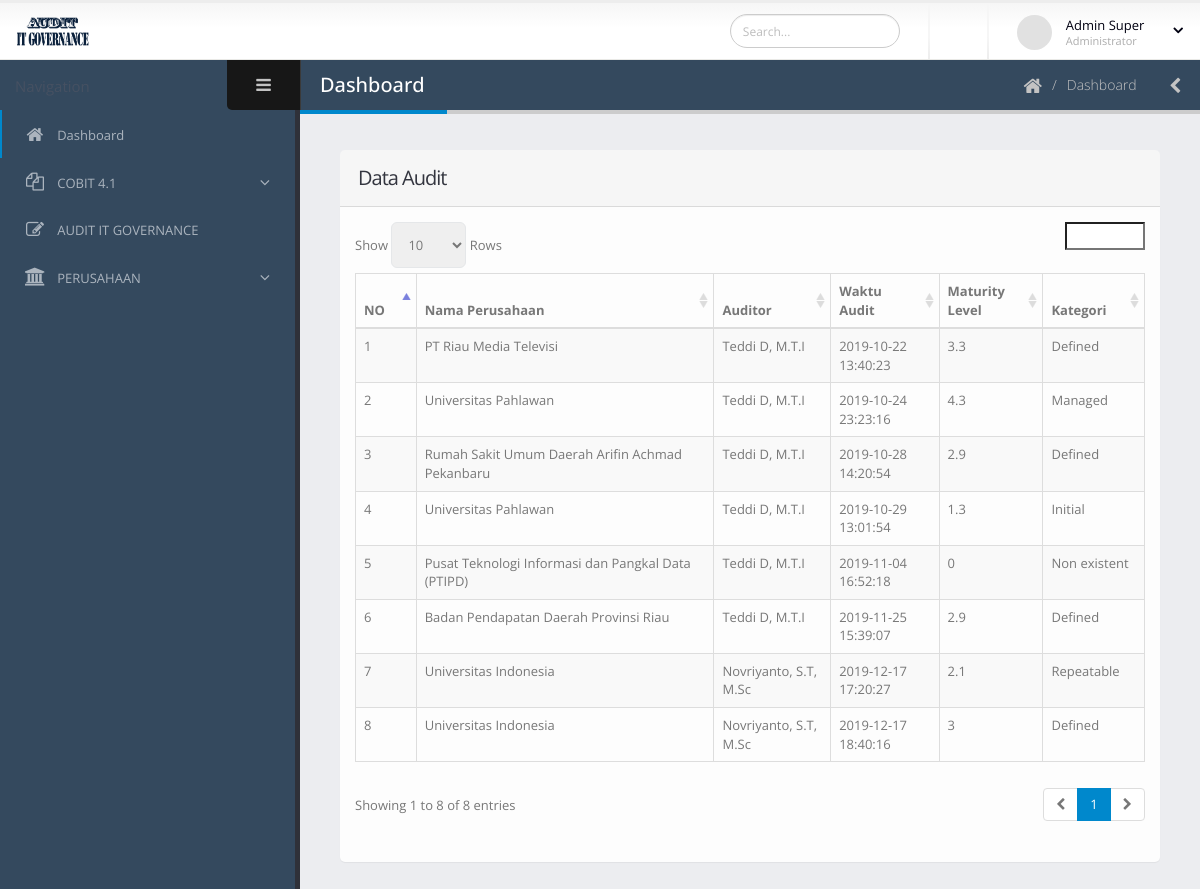
The app's page /index.php/administrator/list_perusahaan1, older data.
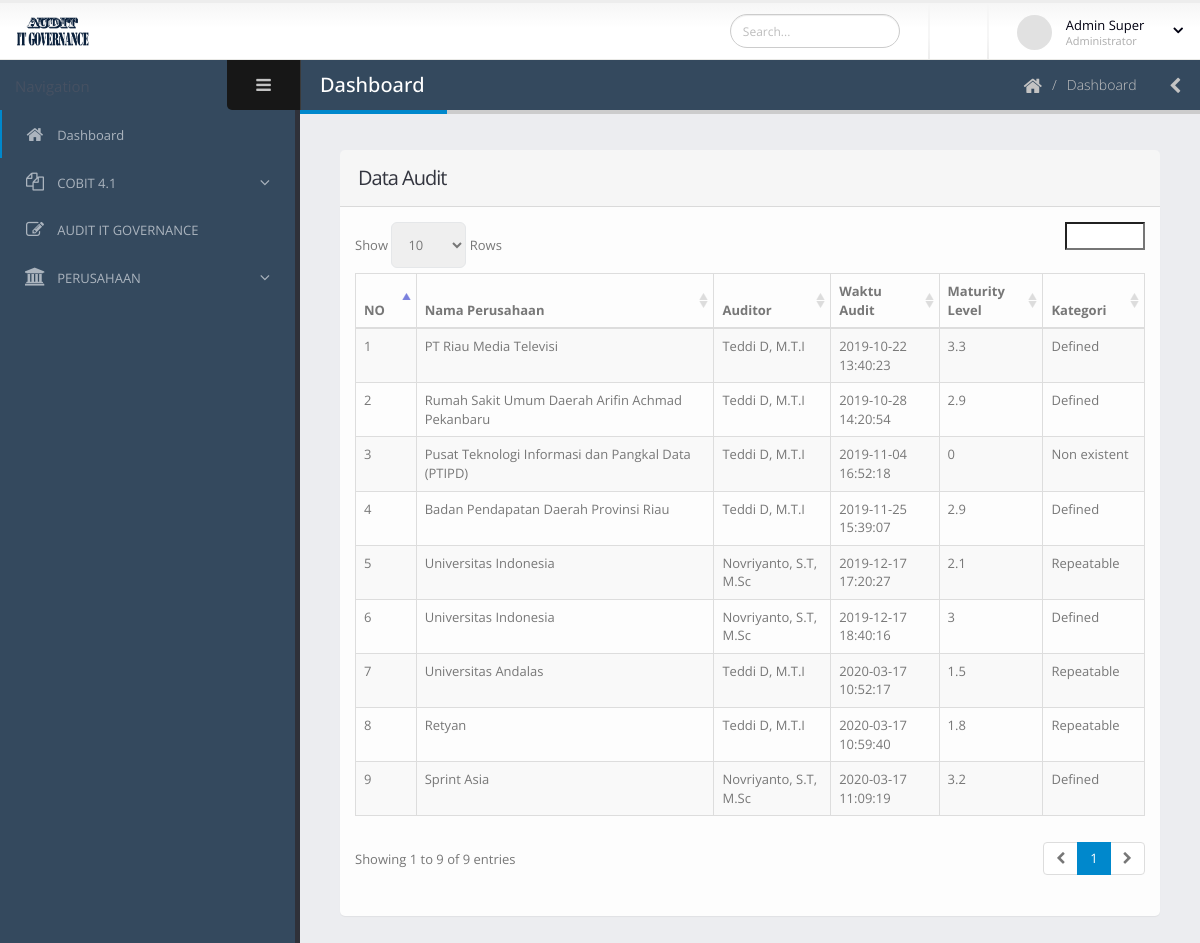
The same page, newer data.
### tables this page shows
CREATE TABLE `cobitisasi` (
  `id_c` int(11) NOT NULL,
  `id_perusahaan` int(11) NOT NULL,
  `indikator` text,
  `misi` text NOT NULL,
  `masalah` text NOT NULL,
  `rid_ITB` varchar(50) DEFAULT NULL,
  `rid_ITG` text NOT NULL,
  `rid_ITP` text NOT NULL,
  `rid_quisioner` text NOT NULL,
  `waktu_pelaksanaan` datetime NOT NULL,
  `partisipan` int(11) NOT NULL
);

CREATE TABLE `perusahaan` (
  `id_perusahaan` int(11) NOT NULL,
  `nama_perusahaan` varchar(100) NOT NULL,
  `alamat` text,
  `provinsi` varchar(30) DEFAULT NULL,
  `negara` varchar(30) DEFAULT NULL,
  `telp` varchar(13) DEFAULT NULL,
  `email` varchar(50) DEFAULT NULL,
  `npwp` varchar(20) DEFAULT NULL,
  `status_validasi` int(11) NOT NULL,
  `id_auditor` int(11) NOT NULL
);

CREATE TABLE `db_auditor` (
  `id_auditor` int(11) NOT NULL,
  `nama_lengkap` varchar(100) NOT NULL,
  `alamat` text NOT NULL,
  `no_hp` varchar(20) NOT NULL,
  `email` varchar(50) NOT NULL,
  `username` varchar(100) NOT NULL,
  `pw` varchar(100) NOT NULL
);

### application/controllers/Administrator.php (called while the page is built, shortened)
<?php
class Administrator extends CI_Controller{
    public function __construct(){
        $this->load->library('session');
        $this->load->model('Administrator_model');
    }
    public function list_perusahaan1(){
        $tampil = $this->Administrator_model->dataaudit()->result();
        $data['tampil'] = $tampil;
        $this->load->view('administrator/header_home');
        $this->load->view('administrator/dataaudit',$data);
    }
}

### index.php (called while the page is built, shortened)
<?php
require_once BASEPATH.'core/CodeIgniter.php';

### application/models/Administrator_model.php (called while the page is built, shortened)
<?php
class Administrator_model extends CI_Model
{
    public function dataaudit(){
        $this->db->select('*');
        $this->db->from('cobitisasi');
        $this->db->join('perusahaan', 'cobitisasi.id_perusahaan= perusahaan.id_perusahaan');
        $this->db->join('db_auditor', 'perusahaan.id_auditor= db_auditor.id_auditor');
        $query = $this->db->get();
        return $query;
    }
}

### application/views/administrator/dataaudit.php (the view, shortened to what this page needs)
<section class="panel">
    <header class="panel-heading">
        <h2 class="panel-title">Data Audit</h2>
    </header>
    <div class="panel-body">
        <table class="table table-bordered table-striped" id="datatable-ajax">
            <thead>
            <tr>
                <th>NO</th>
                <th>Nama Perusahaan</th>
                <th>Auditor</th>
                <th>Waktu Audit</th>
                <th>Maturity Level</th>
                <th>Kategori</th>
            </tr>
            </thead>
            <tbody>
            <?php $n = 1; foreach ($tampil as $u){ ?>
                <tr>
                    <td><?= $n++?></td>
                    <td><?= $u->nama_perusahaan?></td>
                    <td><?= $u->nama_lengkap?></td>
                    <td><?= $u->waktu_pelaksanaan?></td>
                    <td><?php
                        if($u->partisipan!=0){ ?>
                            <?=round(($u->rid_quisioner/$u->partisipan),1)?>
                        <?php }
                        else{
                            echo 0;
                        }
                        ?>
                    </td>
                    <td>
                        <?php
                        if(($u->rid_quisioner/$u->partisipan)>=4.5&& ($u->rid_quisioner/$u->partisipan) <= 5) {
                            ?>
                            Optimised
                        <?php }
                        else if (($u->rid_quisioner/$u->partisipan)>=3.5&& ($u->rid_quisioner/$u->partisipan)<=4.4){
                            ?>
                            Managed
                        <?php }
                        else if (($u->rid_quisioner/$u->partisipan)>=2.5&&($u->rid_quisioner/$u->partisipan)<=3.4){
                            ?>
                            Defined
                        <?php }
                        else if (($u->rid_quisioner/$u->partisipan)>=1.5&& ($u->rid_quisioner/$u->partisipan)<=2.4){
                            ?>
                            Repeatable
                        <?php }
                        else if (($u->rid_quisioner/$u->partisipan)>=0.5&&($u->rid_quisioner/$u->partisipan)<=1.4){
                            ?>
                            Initial
                        <?php }
                        else{
                            ?>
                            Non existent
                            <?php
                        }
                        ?>
                    </td>
                </tr>
            <?php } ?>
            </tbody>
        </table>
    </div>
    </div>
</section>
</body>
</html>

Row changes from the older to the newer data that the page shows:
removed cobitisasi: id_perusahaan.nama_perusahaan "Universitas Pahlawan", db_auditor.nama_lengkap "Teddi D, M.T.I", waktu_pelaksanaan "2019-10-24 23:23:16", $u->rid_quisioner/$u->partisipan "4.3", shows "Managed"
removed cobitisasi: id_perusahaan.nama_perusahaan "Universitas Pahlawan", db_auditor.nama_lengkap "Teddi D, M.T.I", waktu_pelaksanaan "2019-10-29 13:01:54", $u->rid_quisioner/$u->partisipan "1.3", shows "Initial"
added cobitisasi: id_perusahaan.nama_perusahaan "Universitas Andalas", db_auditor.nama_lengkap "Teddi D, M.T.I", waktu_pelaksanaan "2020-03-17 10:52:17", $u->rid_quisioner/$u->partisipan "1.5", shows "Repeatable"
added cobitisasi: id_perusahaan.nama_perusahaan "Retyan", db_auditor.nama_lengkap "Teddi D, M.T.I", waktu_pelaksanaan "2020-03-17 10:59:40", $u->rid_quisioner/$u->partisipan "1.8", shows "Repeatable"
added cobitisasi: id_perusahaan.nama_perusahaan "Sprint Asia", db_auditor.nama_lengkap "Novriyanto, S.T, M.Sc", waktu_pelaksanaan "2020-03-17 11:09:19", $u->rid_quisioner/$u->partisipan "3.2", shows "Defined"
Text that changed along with them:
text written by a page script: "Show Rows Showing 1 to 8 of 8 entries 1" → "Show Rows Showing 1 to 9 of 9 entries 1"
